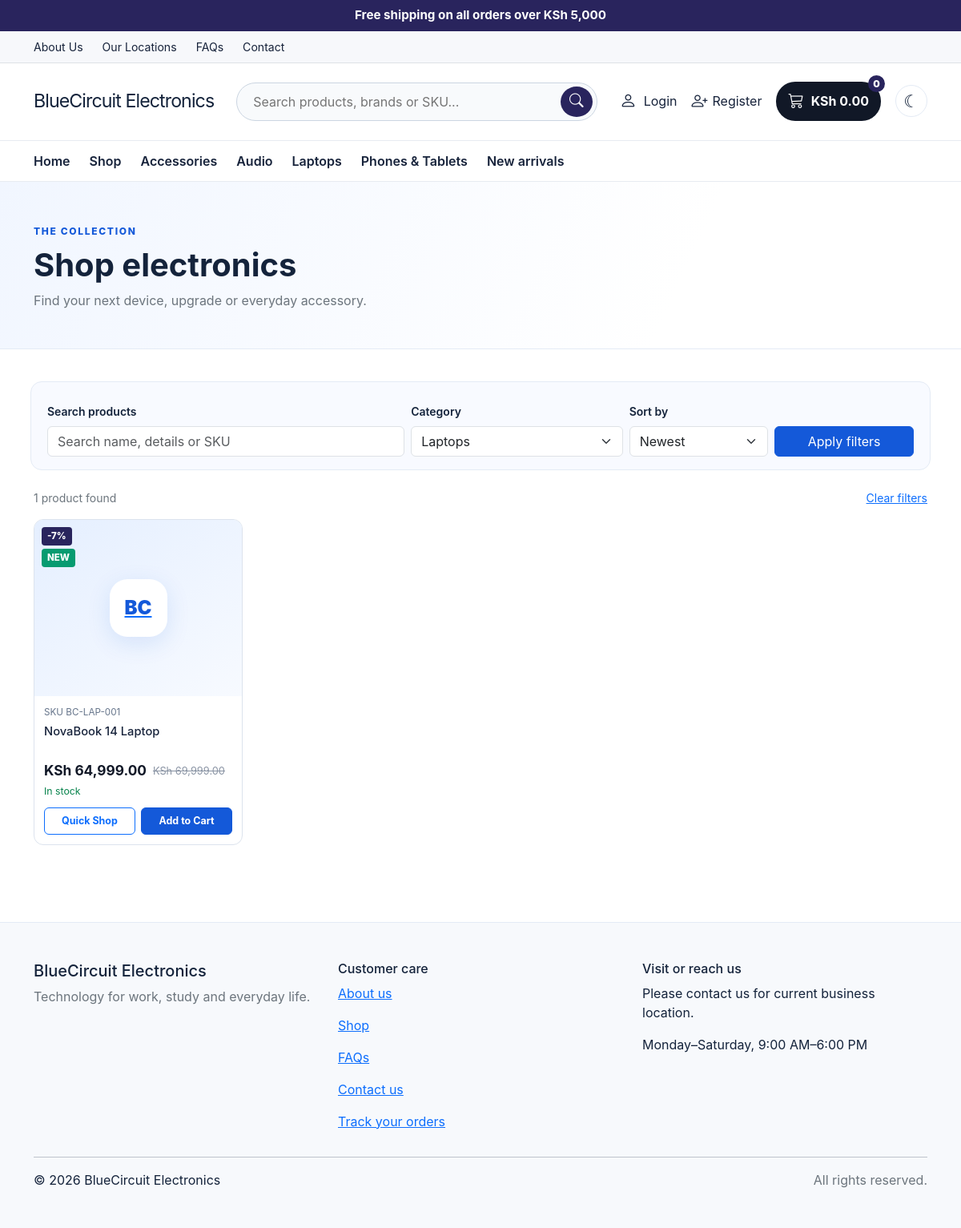
Page /shop.php?category=1 on the committed database.
### tables this page shows
CREATE TABLE settings (
  id BIGINT UNSIGNED AUTO_INCREMENT PRIMARY KEY,
  setting_key VARCHAR(120) NOT NULL UNIQUE,
  setting_value TEXT NULL,
  updated_at TIMESTAMP NOT NULL DEFAULT CURRENT_TIMESTAMP ON UPDATE CURRENT_TIMESTAMP
);

CREATE TABLE categories (
  id BIGINT UNSIGNED AUTO_INCREMENT PRIMARY KEY,
  parent_id BIGINT UNSIGNED NULL,
  name VARCHAR(120) NOT NULL,
  slug VARCHAR(140) NOT NULL UNIQUE,
  description TEXT NULL,
  image_path VARCHAR(500) NULL,
  is_active TINYINT(1) NOT NULL DEFAULT 1,
  show_on_home TINYINT(1) NOT NULL DEFAULT 0,
  created_at TIMESTAMP NOT NULL DEFAULT CURRENT_TIMESTAMP,
  CONSTRAINT fk_categories_parent FOREIGN KEY (parent_id) REFERENCES categories(id) ON DELETE SET NULL,
  INDEX idx_categories_active (is_active),
  INDEX idx_categories_home_active (is_active, show_on_home)
);

CREATE TABLE products (
  id BIGINT UNSIGNED AUTO_INCREMENT PRIMARY KEY,
  category_id BIGINT UNSIGNED NULL,
  brand_id BIGINT UNSIGNED NULL,
  name VARCHAR(200) NOT NULL,
  slug VARCHAR(220) NOT NULL UNIQUE,
  sku VARCHAR(80) NOT NULL UNIQUE,
  short_description VARCHAR(500) NULL,
  description MEDIUMTEXT NULL,
  specifications JSON NULL,
  price DECIMAL(12,2) NOT NULL DEFAULT 0.00,
  compare_at_price DECIMAL(12,2) NULL,
  cost_price DECIMAL(12,2) NULL,
  stock_quantity INT UNSIGNED NOT NULL DEFAULT 0,
  low_stock_threshold INT UNSIGNED NOT NULL DEFAULT 5,
  image_path VARCHAR(500) NULL,
  is_featured TINYINT(1) NOT NULL DEFAULT 0,
  is_active TINYINT(1) NOT NULL DEFAULT 1,
  created_at TIMESTAMP NOT NULL DEFAULT CURRENT_TIMESTAMP,
  updated_at TIMESTAMP NOT NULL DEFAULT CURRENT_TIMESTAMP ON UPDATE CURRENT_TIMESTAMP,
  CONSTRAINT fk_products_category FOREIGN KEY (category_id) REFERENCES categories(id) ON DELETE SET NULL,
  CONSTRAINT fk_products_brand FOREIGN KEY (brand_id) REFERENCES brands(id) ON DELETE SET NULL,
  INDEX idx_products_active_featured (is_active, is_featured),
  INDEX idx_products_category (category_id),
  INDEX idx_products_name (name),
  CHECK (price >= 0),
  CHECK (stock_quantity >= 0)
);

### includes/store.php (called while the page is built, shortened)
<?php
require_once __DIR__ . '/../config/database.php';
require_once __DIR__ . '/functions.php';
function customer_user(): ?array {
    global $pdo;
    if (empty($_SESSION['user_id'])) return null;
    $s=$pdo->prepare("SELECT id,full_name,email,phone,profile_image,role,status FROM users WHERE id=? LIMIT 1"); $s->execute([(int)$_SESSION['user_id']]); $u=$s->fetch();
    return $u;
}
function cart_contents(): array {
 global $pdo; $cart=$_SESSION['cart']??[]; if(!is_array($cart))$cart=[]; $ids=array_values(array_unique(array_filter(array_map('intval',array_keys($cart)),fn($v)=>$v>0)));
 if(!$ids)return ['items'=>[],'count'=>0,'subtotal'=>0.0];
 $items=[];$count=0;$subtotal=0.0;
 return ['items'=>$items,'count'=>$count,'subtotal'=>$subtotal];
}
function setting(string $key,string $fallback=''): string { global $pdo; $s=$pdo->prepare('SELECT setting_value FROM settings WHERE setting_key=? LIMIT 1');$s->execute([$key]);$v=$s->fetchColumn();return $v===false?$fallback:(string)$v; }

### includes/functions.php (called while the page is built, shortened)
<?php
function e(?string $value): string
{
    return htmlspecialchars($value ?? '', ENT_QUOTES | ENT_SUBSTITUTE, 'UTF-8');
}
function money(float|int|string $amount): string
{
    return 'KSh ' . number_format((float) $amount, 2);
}

### shop.php (the view, shortened to what this page needs)
<?php
require_once __DIR__ . '/config/database.php';
require_once __DIR__ . '/includes/functions.php';
$q = trim((string) ($_GET['q'] ?? ''));
$categoryId = filter_input(INPUT_GET, 'category', FILTER_VALIDATE_INT) ?: 0;
$sort = (string) ($_GET['sort'] ?? 'newest');
$page = max(1, filter_input(INPUT_GET, 'page', FILTER_VALIDATE_INT) ?: 1);
$perPage = 12;
$offset = ($page - 1) * $perPage;
$categories = $pdo->query("SELECT id, name FROM categories WHERE is_active = 1 ORDER BY name")->fetchAll();
$where = ['p.is_active = 1'];
$params = [];
if ($categoryId > 0) {
    $where[] = 'p.category_id = :category_id';
    $params['category_id'] = $categoryId;
}
$orderBy = match ($sort) {
    'price_low' => 'p.price ASC, p.name ASC',
    'price_high' => 'p.price DESC, p.name ASC',
    'name' => 'p.name ASC',
    default => 'p.created_at DESC',
};
$whereSql = implode(' AND ', $where);
$countStmt = $pdo->prepare("SELECT COUNT(*) FROM products p WHERE {$whereSql}");
$countStmt->execute($params);
$totalProducts = (int) $countStmt->fetchColumn();
$sql = "SELECT p.id, p.name, p.slug, p.short_description, p.price, p.compare_at_price,
               p.image_path, p.stock_quantity, p.sku, p.created_at, c.name AS category_name
        FROM products p
        LEFT JOIN categories c ON c.id = p.category_id
        WHERE {$whereSql}
        ORDER BY {$orderBy}
        LIMIT :limit OFFSET :offset";
$stmt = $pdo->prepare($sql);
foreach ($params as $key => $value) {
    $stmt->bindValue(':' . $key, $value, is_int($value) ? PDO::PARAM_INT : PDO::PARAM_STR);
}
$stmt->bindValue(':limit', $perPage, PDO::PARAM_INT);
$stmt->bindValue(':offset', $offset, PDO::PARAM_INT);
$stmt->execute();
$products = $stmt->fetchAll();
require __DIR__ . '/includes/header.php';
?>
<section class="page-banner">
    <div class="container py-4 py-lg-5">
        <span class="eyebrow">THE COLLECTION</span>
        <h1 class="display-6 fw-bold mt-2 mb-2">Shop electronics</h1>
        <p class="text-secondary mb-0">Find your next device, upgrade or everyday accessory.</p>
    </div>
</section>
<section class="container py-4 py-lg-5">
    <form class="shop-toolbar row g-2 align-items-end mb-4" method="get" action="shop.php">
        <div class="col-12 col-md-5">
            <label for="q" class="form-label small fw-semibold">Search products</label>
            <input id="q" name="q" class="form-control" type="search" value="<?= e($q) ?>" placeholder="Search name, details or SKU">
        </div>
        <div class="col-6 col-md-3">
            <label for="category" class="form-label small fw-semibold">Category</label>
            <select id="category" name="category" class="form-select">
                <?php foreach ($categories as $category): ?>
                    <option value="<?= (int) $category['id'] ?>" <?= $categoryId === (int) $category['id'] ? 'selected' : '' ?>><?= e($category['name']) ?></option>
                <?php endforeach; ?>
            </select>
        </div>
        <div class="col-6 col-md-2">
            <label for="sort" class="form-label small fw-semibold">Sort by</label>
            <select id="sort" name="sort" class="form-select">
                <option value="newest" <?= $sort === 'newest' ? 'selected' : '' ?>>Newest</option>
            </select>
        </div>
        <div class="col-12 col-md-2 d-grid"><button class="btn btn-primary" type="submit">Apply filters</button></div>
    </form>
    <div class="d-flex justify-content-between align-items-center mb-3">
        <p class="small text-secondary mb-0"><?= number_format($totalProducts) ?> product<?= $totalProducts === 1 ? '' : 's' ?> found</p>
        <?php if ($q !== '' || $categoryId > 0): ?><a class="small" href="shop.php">Clear filters</a><?php endif; ?>
    </div>
    <?php if (!$products): ?>
        <div class="empty-state text-center p-5">
            <h2 class="h5">No products found</h2>
            <p class="text-secondary">Try another search or category.</p>
            <a href="shop.php" class="btn btn-outline-primary">View all products</a>
        </div>
    <?php else: ?>
        <div class="row g-3 g-lg-4">
            <?php foreach ($products as $product): ?>
                <div class="col-6 col-md-4 col-xl-3"><?php require __DIR__.'/includes/product-card.php'; ?></div>
            <?php endforeach; ?>
        </div>
    <?php endif; ?>
</section>
<?php require __DIR__ . '/includes/footer.php'; ?>

### includes/header.php (shortened to what this page needs)
<?php
require_once __DIR__.'/store.php';
$storeName=setting('store_name','BlueCircuit Electronics'); $logo=setting('store_logo','');
$loggedUser=customer_user(); $cart=cart_contents();
$searchQ=trim((string)($_GET['q']??'')); $navCategories=[];try{$navCategories=$pdo->query('SELECT id,name FROM categories WHERE is_active=1 ORDER BY name LIMIT 8')->fetchAll();}catch(Throwable $e){}
?><!doctype html><html lang="en"><head><link href="https://cdn.jsdelivr.net/npm/bootstrap@5.3.3/dist/css/bootstrap.min.css" rel="stylesheet"><link href="https://cdn.jsdelivr.net/npm/bootstrap-icons@1.11.3/font/bootstrap-icons.min.css" rel="stylesheet"><link href="assets/css/style.css?v=4.1" rel="stylesheet"></head><body>
<div class="store-promo text-center py-2"><?=e(setting('announcement_bar','Free shipping on all orders over KSh 5,000'))?></div>
<div class="top-links border-bottom"><div class="container d-flex justify-content-between align-items-center"><div class="d-flex gap-4"><a href="about.php">About Us</a><a href="locations.php">Our Locations</a><a href="faq.php">FAQs</a><a href="contact.php">Contact</a></div></div></div>
<header class="store-header"><div class="container header-main"><a class="store-logo" href="index.php"><?php if($logo):?><img src="<?=e($logo)?>" alt="<?=e($storeName)?>"><?php else:?><span class="brand-mark"><?=e($storeName)?></span><?php endif;?></a><form class="header-search" method="get" action="shop.php"><input type="search" name="q" value="<?=e($searchQ)?>" placeholder="Search products, brands or SKU..." aria-label="Search products"><button aria-label="Search"><i class="bi bi-search"></i></button></form><div class="header-actions"><a class="account-link" href="<?=$loggedUser?'profile.php':'login.php'?>"><?php if($loggedUser&&!empty($loggedUser['profile_image'])):?><img class="header-avatar" src="<?=e($loggedUser['profile_image'])?>" alt="Profile"><?php else:?><i class="bi bi-person"></i><?php endif;?><span><?=$loggedUser?e(explode(' ',$loggedUser['full_name'])[0]):'Login'?></span></a><?php if(!$loggedUser):?><a class="register-link" href="register.php" title="Register" aria-label="Register"><i class="bi bi-person-plus"></i><span>Register</span></a><?php endif;?><a class="cart-link" href="cart.php"><i class="bi bi-cart3"></i><span><?=money($cart['subtotal'])?></span><b><?=$cart['count']?></b></a><button class="theme-toggle" data-theme-toggle type="button" aria-label="Theme" title="Theme"><span aria-hidden="true">☾</span></button></div></div>
<nav class="category-nav"><div class="container d-flex align-items-center gap-4"><a href="index.php">Home</a><a href="shop.php">Shop</a><?php foreach($navCategories as $navCat):?><a href="shop.php?category=<?=(int)$navCat['id']?>"><?=e($navCat['name'])?></a><?php endforeach;?><a href="shop.php?sort=newest">New arrivals</a></div></nav></header><main>

### includes/product-card.php (shortened to what this page needs)
<?php
$discount = !empty($product['compare_at_price']) && (float)$product['compare_at_price'] > (float)$product['price'] ? (int)round((1-(float)$product['price']/(float)$product['compare_at_price'])*100) : 0;
$stock=(int)($product['stock_quantity']??0);
?>
<article class="product-card h-100">
 <div class="product-image-wrap">
  <a href="product.php?slug=<?=e($product['slug'])?>" class="product-image" aria-label="View <?=e($product['name'])?>">
   <?php if(!empty($product['image_path'])):?><img src="<?=e($product['image_path'])?>" alt="<?=e($product['name'])?>" loading="lazy"><?php else:?><div class="product-placeholder"><span>BC</span></div><?php endif;?>
  </a>
  <?php if($discount>0):?><span class="product-badge discount-badge">-<?=$discount?>%</span><?php endif;?>
  <?php if(!empty($product['created_at']) && strtotime((string)$product['created_at'])>strtotime('-30 days')):?><span class="product-badge new-badge">NEW</span><?php endif;?>
 </div>
 <div class="product-card-body">
  <?php if(!empty($product['sku'])):?><div class="product-sku">SKU <?=e($product['sku'])?></div><?php endif;?>
  <h3 class="product-card-title"><a href="product.php?slug=<?=e($product['slug'])?>"><?=e($product['name'])?></a></h3>
  <div class="product-prices"><strong><?=money($product['price'])?></strong><?php if($discount>0):?><del><?=money($product['compare_at_price'])?></del><?php endif;?></div>
  <div class="stock-label <?=$stock>0?'available':'unavailable'?>"><?=$stock<=0?'Out of stock':($stock<=5?'Only '.$stock.' left!':'In stock')?></div>
  <div class="product-card-actions"><a class="btn btn-outline-primary" href="product.php?slug=<?=e($product['slug'])?>">Quick Shop</a><?php if($stock>0):?><form method="post" action="cart-action.php"><button class="btn btn-primary" type="submit">Add to Cart</button></form><?php else:?><button class="btn btn-primary" disabled>Unavailable</button><?php endif;?></div>
 </div>
</article>

### includes/footer.php (shortened to what this page needs)
<?php require_once __DIR__.'/store.php'; $storeName=setting('store_name','BlueCircuit Electronics'); $whatsapp=preg_replace('/\D+/','',setting('whatsapp_number','')); $location=setting('business_location',''); $hours=setting('working_hours','Monday–Saturday, 9:00 AM–6:00 PM'); $facebook=setting('facebook_url','');$instagram=setting('instagram_url','');$tiktok=setting('tiktok_url',''); ?>
</main><footer class="site-footer mt-5 py-5"><div class="container"><div class="row g-4"><div class="col-md-4"><h5><?=e($storeName)?></h5><p class="text-secondary">Technology for work, study and everyday life.</p></div><div class="col-md-4"><h6>Customer care</h6><p><a href="about.php">About us</a></p><p><a href="shop.php">Shop</a></p><p><a href="faq.php">FAQs</a></p><p><a href="contact.php">Contact us</a></p><p><a href="profile.php">Track your orders</a></p></div><div class="col-md-4"><h6>Visit or reach us</h6><p><?=e($location?:'Please contact us for current business location.')?></p><p><?=e($hours)?></p></div></div><hr><div class="d-flex justify-content-between flex-wrap gap-2"><span>&copy; <?=date('Y')?> <?=e($storeName)?></span><span class="text-secondary">All rights reserved.</span></div></div></footer></body></html>

### rows in the picture
settings: setting_value "BlueCircuit Electronics"
categories: name "Accessories"
categories: name "Audio"
categories: name "Laptops"
categories: name "Phones & Tablets"
products: shows "BC", discount "7", shows "NEW", sku "BC-LAP-001", name "NovaBook 14 Laptop", price "KSh 64,999.00", compare_at_price "KSh 69,999.00", stock_quantity "In stock"

### other values in the picture
money($cart['subtotal']) "KSh 0.00"
$cart['count'] "0"
$totalProducts "1"
$location?:'Please contact us for current business location.' "Please contact us for current business location."
$hours "Monday–Saturday, 9:00 AM–6:00 PM"
form field category "Laptops"
